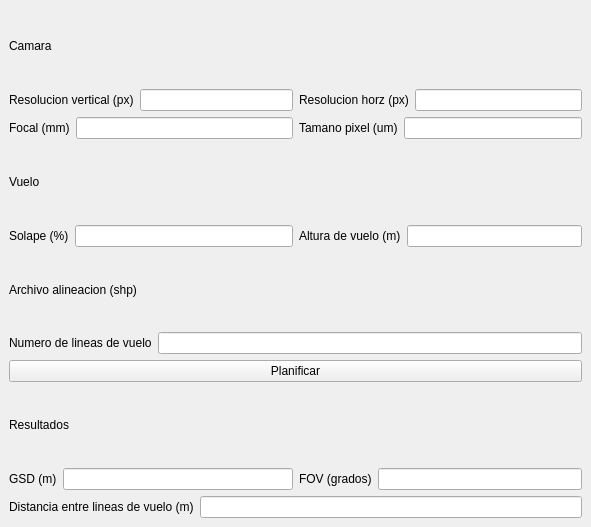
<?xml version="1.0" encoding="UTF-8"?>
<ui version="4.0">
 <class>PlanificadorVueloDockWidgetBase</class>
 <widget class="QDockWidget" name="PlanificadorVueloDockWidgetBase">
  <property name="geometry">
   <rect>
    <x>0</x>
    <y>0</y>
    <width>591</width>
    <height>527</height>
   </rect>
  </property>
  <property name="windowTitle">
   <string>Planificador de vuelo</string>
  </property>
  <widget class="QWidget" name="dockWidgetContents">
   <layout class="QVBoxLayout" name="verticalLayout">
    <item>
     <layout class="QHBoxLayout" name="horizontalLayout_3">
      <item>
       <widget class="QLabel" name="label">
        <property name="text">
         <string>Camara</string>
        </property>
       </widget>
      </item>
     </layout>
    </item>
    <item>
     <layout class="QHBoxLayout" name="horizontalLayout_8">
      <item>
       <layout class="QHBoxLayout" name="horizontalLayout_5">
        <item>
         <widget class="QLabel" name="label_5">
          <property name="text">
           <string>Resolucion vertical (px)</string>
          </property>
         </widget>
        </item>
        <item>
         <widget class="QLineEdit" name="txt_fvertical"/>
        </item>
       </layout>
      </item>
      <item>
       <layout class="QHBoxLayout" name="horizontalLayout_4">
        <item>
         <widget class="QLabel" name="label_6">
          <property name="text">
           <string>Resolucion horz (px)</string>
          </property>
         </widget>
        </item>
        <item>
         <widget class="QLineEdit" name="txt_fhorizontal"/>
        </item>
       </layout>
      </item>
     </layout>
    </item>
    <item>
     <layout class="QHBoxLayout" name="horizontalLayout_9">
      <item>
       <layout class="QHBoxLayout" name="horizontalLayout_7">
        <item>
         <widget class="QLabel" name="label_12">
          <property name="text">
           <string>Focal (mm)</string>
          </property>
         </widget>
        </item>
        <item>
         <widget class="QLineEdit" name="txt_focal"/>
        </item>
       </layout>
      </item>
      <item>
       <layout class="QHBoxLayout" name="horizontalLayout_6">
        <item>
         <widget class="QLabel" name="label_11">
          <property name="text">
           <string>Tamano pixel (um)</string>
          </property>
         </widget>
        </item>
        <item>
         <widget class="QLineEdit" name="txt_tamanopixel"/>
        </item>
       </layout>
      </item>
     </layout>
    </item>
    <item>
     <layout class="QHBoxLayout" name="horizontalLayout_14">
      <item>
       <widget class="QLabel" name="label_13">
        <property name="text">
         <string>Vuelo</string>
        </property>
       </widget>
      </item>
     </layout>
    </item>
    <item>
     <layout class="QHBoxLayout" name="horizontalLayout_17">
      <item>
       <layout class="QHBoxLayout" name="horizontalLayout_16">
        <item>
         <widget class="QLabel" name="label_3">
          <property name="text">
           <string>Solape (%)</string>
          </property>
         </widget>
        </item>
        <item>
         <widget class="QLineEdit" name="txt_solape"/>
        </item>
       </layout>
      </item>
      <item>
       <layout class="QHBoxLayout" name="horizontalLayout_15">
        <item>
         <widget class="QLabel" name="label_2">
          <property name="text">
           <string>Altura de vuelo (m)</string>
          </property>
         </widget>
        </item>
        <item>
         <widget class="QLineEdit" name="txt_altitud"/>
        </item>
       </layout>
      </item>
     </layout>
    </item>
    <item>
     <layout class="QHBoxLayout" name="horizontalLayout_19">
      <item>
       <widget class="QLabel" name="label_10">
        <property name="text">
         <string>Archivo alineacion (shp)</string>
        </property>
       </widget>
      </item>
      <item>
       <widget class="QgsFileWidget" name="qfw_selector"/>
      </item>
     </layout>
    </item>
    <item>
     <layout class="QHBoxLayout" name="horizontalLayout_20">
      <item>
       <widget class="QLabel" name="label_9">
        <property name="text">
         <string>Numero de lineas de vuelo</string>
        </property>
       </widget>
      </item>
      <item>
       <widget class="QLineEdit" name="txt_numero_lineas"/>
      </item>
     </layout>
    </item>
    <item>
     <layout class="QHBoxLayout" name="horizontalLayout_10">
      <item>
       <widget class="QPushButton" name="btn_calculo">
        <property name="text">
         <string>Planificar</string>
        </property>
       </widget>
      </item>
     </layout>
    </item>
    <item>
     <layout class="QHBoxLayout" name="horizontalLayout_21">
      <item>
       <widget class="QLabel" name="label_14">
        <property name="text">
         <string>Resultados</string>
        </property>
       </widget>
      </item>
     </layout>
    </item>
    <item>
     <layout class="QHBoxLayout" name="horizontalLayout_13">
      <item>
       <layout class="QHBoxLayout" name="horizontalLayout_12">
        <item>
         <widget class="QLabel" name="label_7">
          <property name="text">
           <string>GSD (m)</string>
          </property>
         </widget>
        </item>
        <item>
         <widget class="QLineEdit" name="txt_gsd"/>
        </item>
       </layout>
      </item>
      <item>
       <layout class="QHBoxLayout" name="horizontalLayout_11">
        <item>
         <widget class="QLabel" name="label_4">
          <property name="text">
           <string>FOV (grados)</string>
          </property>
         </widget>
        </item>
        <item>
         <widget class="QLineEdit" name="txt_fov"/>
        </item>
       </layout>
      </item>
     </layout>
    </item>
    <item>
     <layout class="QHBoxLayout" name="horizontalLayout_18">
      <item>
       <widget class="QLabel" name="label_8">
        <property name="text">
         <string>Distancia entre lineas de vuelo (m)</string>
        </property>
       </widget>
      </item>
      <item>
       <widget class="QLineEdit" name="txt_distancia"/>
      </item>
     </layout>
    </item>
   </layout>
  </widget>
 </widget>
 <customwidgets>
  <customwidget>
   <class>QgsFileWidget</class>
   <extends>QWidget</extends>
   <header>qgsfilewidget.h</header>
  </customwidget>
 </customwidgets>
 <resources/>
 <connections/>
</ui>
